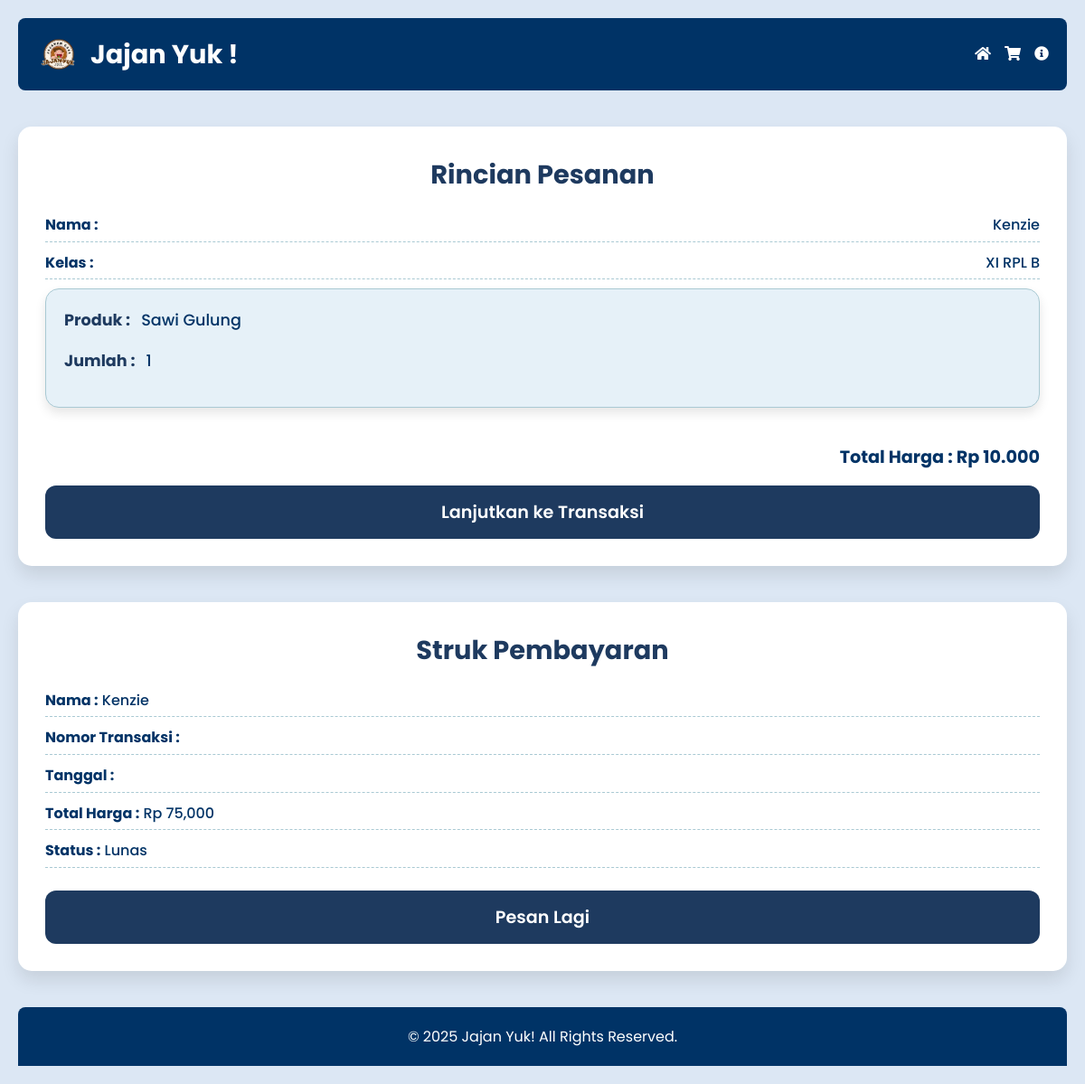
The page /pre-order-pages.php?id=5 (signed in) on the database its author committed.
### tables this page shows
CREATE TABLE `pre_orders` (
  `id_pre_order` int NOT NULL,
  `username` varchar(50) NOT NULL,
  `nama_product` varchar(255) NOT NULL,
  `status` enum('pending','confirmed','canceled') DEFAULT 'pending',
  `order_date` timestamp NULL DEFAULT CURRENT_TIMESTAMP,
  `quantity` int NOT NULL,
  `total_price` float DEFAULT NULL,
  `kelas` varchar(50) DEFAULT NULL,
  `user_id` int DEFAULT NULL
);

CREATE TABLE `users` (
  `id` int NOT NULL,
  `username` varchar(50) NOT NULL,
  `email` varchar(100) NOT NULL,
  `password` varchar(255) NOT NULL,
  `kelas` varchar(50) DEFAULT NULL,
  `created_at` timestamp NOT NULL DEFAULT CURRENT_TIMESTAMP,
  `updated_at` timestamp NOT NULL DEFAULT CURRENT_TIMESTAMP ON UPDATE CURRENT_TIMESTAMP
);

### pre-order-pages.php (the view, shortened to what this page needs)
<?php
include "CODES/BACKEND/db.php";
if (isset($_GET['id'])) {
    $preorder_id = intval($_GET['id']);
    $sql_preorder = "SELECT * FROM pre_orders WHERE id_pre_order = ?";
    $stmt_preorder = $db->prepare($sql_preorder);
    $stmt_preorder->bind_param("i", $preorder_id);
    $stmt_preorder->execute();
    $result_preorder = $stmt_preorder->get_result();
    if ($result_preorder->num_rows > 0) {
        $preorder = $result_preorder->fetch_assoc();
        $username = $preorder['username'];
        $sql_user = "SELECT kelas FROM users WHERE username = ?";
        $stmt_user = $db->prepare($sql_user);
        $stmt_user->bind_param("s", $username);
        $stmt_user->execute();
        $result_user = $stmt_user->get_result();
        if ($result_user->num_rows > 0) {
            $user = $result_user->fetch_assoc();
        } else {
            $user = ['kelas' => 'Tidak Diketahui'];
        }
    } else {
        die("Pre-order not found");
    }
} else {
    die("No pre-order ID provided");
}
?>
<!DOCTYPE html>
<html lang="en">
<head>
    <link href="https://cdnjs.cloudflare.com/ajax/libs/font-awesome/5.15.4/css/all.min.css" rel="stylesheet">
    <link rel="stylesheet" href="CODES/CSS/pre-order-pages-styles.css">
</head>
<body>
    <div class="container">
        <header class="header">
            <div class="logo-container">
                <img src="ASSETS/IMAGES/icon.png" alt="Logo" class="logo">
                <h1 class="logo-text">Jajan Yuk !</h1>
            </div>
            <nav class="menu">
                <a href="dashboard.php" class="menu-link"><i class="fas fa-home"></i></a>
                <a href="carts-pages.php" class="menu-link"><i class="fas fa-shopping-cart"></i></a>
                <a href="info-produk-pages.php" class="menu-link"><i class="fas fa-info-circle"></i></a>
            </nav>
        </header>
        <div id="order-summary" class="order-summary">
    <h2>Rincian Pesanan</h2>
    <p><strong>Nama :</strong> <?php echo htmlspecialchars($username); ?></p>
    <p><strong>Kelas :</strong> <?php echo htmlspecialchars($user['kelas']); ?></p>
      <div class="product-item">
        <ul>
            <li><strong>Produk :</strong> <?php echo htmlspecialchars($preorder['nama_product']); ?></li>
            <li><strong>Jumlah :</strong> <?php echo intval($preorder['quantity']); ?></li>
        </ul>
    </div>
    <div class="total-harga">
        <span>Total Harga : <strong>Rp <?php echo number_format($preorder['total_price'], 0, ',', '.'); ?></strong></span>
    </div>
    <button id="proceed-to-transaction" class="pay-button">Lanjutkan ke Transaksi</button>
</div>
            <div id="receipt" class="receipt hidden">
                <h2>Struk Pembayaran</h2>
                <p><strong>Nama :</strong> <span id="receipt-name"><?php echo htmlspecialchars($username); ?></span></p>
                <p><strong>Nomor Transaksi :</strong> <span id="receipt-transaction"></span></p>
                <p><strong>Tanggal :</strong> <span id="receipt-date"></span></p>
                <p><strong>Total Harga :</strong> Rp 75,000</p>
                <p><strong>Status :</strong> Lunas</p>
                <button id="new-order" class="new-order-button">Pesan Lagi</button>
            </div>
        <footer class="footer">
            <p>&copy; 2025 Jajan Yuk! All Rights Reserved.</p>
        </footer>
    </div>
</body>
</html>

### CODES/CSS/pre-order-pages-styles.css (style rules this page uses)
* { margin: 0; padding: 0; box-sizing: border-box; }
body { font-family: 'Poppins', sans-serif; background-color: #DCE7F4; color: #003366; line-height: 1.6; overflow-x: hidden; }
.header { display: flex; justify-content: space-between; align-items: center; background-color: #003366; padding: 15px 20px; border-radius: 8px; margin-bottom: 30px; color: #ffffff; }
.header .logo-container { display: flex; align-items: center; }
.header .logo-container img { height: 50px; margin-right: 10px; }
.header .logo-container h1 { font-size: 1.8rem; font-weight: 700; }
.header .menu { display: flex; gap: 15px; }
.header .menu-link { color: #ffffff; font-size: 1rem; font-weight: 500; text-decoration: none; transition: color 0.3s ease; }
.container { max-width: 1200px; margin: 0 auto; padding: 20px; }
.product-item { margin-bottom: 40px; padding: 20px; border: 1px solid #A9C9D3; border-radius: 15px; background-color: #E6F1F8; box-shadow: 0 6px 12px rgba(0, 0, 0, 0.1); transition: all 0.3s ease-in-out; }
.product-item ul { list-style: none; padding: 0; margin: 0; }
.product-item li { font-size: 1.1rem; font-weight: 500; color: #003366; margin-bottom: 15px; display: flex; align-items: center; line-height: 1.7; }
.product-item li strong { margin-right: 12px; color: #1E3A5F; font-weight: bold; }
.order-summary { background-color: #ffffff; padding: 30px; border-radius: 15px; box-shadow: 0 10px 20px rgba(0, 0, 0, 0.1); margin: 40px auto; max-width: 1200px; animation: fadeIn 0.5s ease-in-out; }
.order-summary h2 { font-size: 1.8rem; font-weight: 700; color: #1E3A5F; margin-bottom: 20px; text-align: center; }
.order-summary p { font-size: 1rem; font-weight: 500; color: #003366; margin-bottom: 10px; display: flex; justify-content: space-between; border-bottom: 1px dashed #A9C9D3; padding-bottom: 5px; }
.order-summary .total-harga { margin-top: 20px; font-size: 1.2rem; font-weight: 700; color: #003366; text-align: right; }
.order-summary .pay-button { width: 100%; padding: 15px; font-size: 1.2rem; font-weight: 600; font-family: 'Poppins', sans-serif; color: #ffffff; background-color: #1E3A5F; border: none; border-radius: 12px; cursor: pointer; transition: all 0.3s ease-in-out; margin-top: 15px; }
.receipt { background-color: #ffffff; padding: 30px; border-radius: 15px; box-shadow: 0 10px 20px rgba(0, 0, 0, 0.1); margin: 40px auto; max-width: 1200px; animation: fadeIn 0.5s ease-in-out; }
.receipt h2 { font-size: 1.8rem; font-weight: 700; color: #1E3A5F; margin-bottom: 20px; text-align: center; }
.receipt p { font-size: 1rem; font-weight: 500; color: #003366; margin-bottom: 10px; border-bottom: 1px dashed #A9C9D3; padding-bottom: 5px; }
.receipt .new-order-button { width: 100%; padding: 15px; font-size: 1.2rem; font-weight: 600; font-family: 'Poppins', sans-serif; color: #ffffff; background-color: #1E3A5F; border: none; border-radius: 12px; cursor: pointer; transition: all 0.3s ease-in-out; margin-top: 15px; }
.footer { background-color: #003366; padding: 20px; color: #ffffff; text-align: center; font-size: 1rem; margin-top: 40px; border-radius: 8px 8px 0 0; }
.footer p { margin: 0; }

### rows shown on the page
pre_orders: username "Kenzie", nama_product "Sawi Gulung", quantity "1", total_price "10.000"
users: kelas "XI RPL B"
